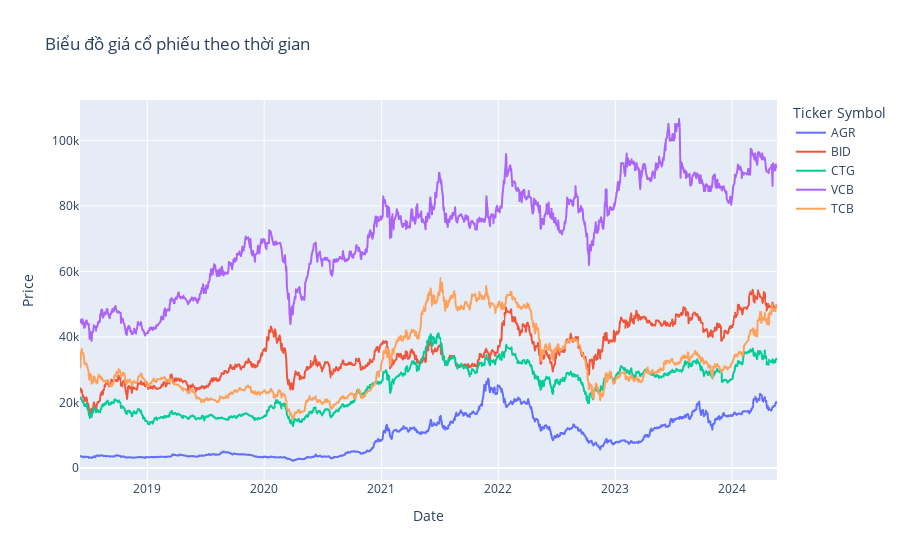

This figure's notebook cell:
### Markdown cell above
#### Biến động giá cổ phiếu theo thời gian

### Code cell
# Biểu đồ giá cổ phiếu theo thời gian
fig = px.line(data, x='Date', y='Price', color='Ticker Symbol', title='Biểu đồ giá cổ phiếu theo thời gian')
fig.show()

### Figure 1 — Plotly figure (JSON) as saved in the notebook; plotly's stock layout.template omitted (floating-point values rounded to 4 significant figures; data arrays with more than 128 entries replaced by an {"elided": "..."} marker saying what was removed)
{"data": [{"hovertemplate": "Ticker Symbol=AGR<br>Date=%{x}<br>Price=%{y}<extra></extra>", "legendgroup": "AGR", "line": {"color": "#636efa", "dash": "solid"}, "marker": {"symbol": "circle"}, "mode": "lines", "name": "AGR", "showlegend": true, "type": "scattergl", "x": {"elided": "1489 str values"}, "xaxis": "x", "y": {"elided": "1489 float values"}, "yaxis": "y"}, {"hovertemplate": "Ticker Symbol=BID<br>Date=%{x}<br>Price=%{y}<extra></extra>", "legendgroup": "BID", "line": {"color": "#EF553B", "dash": "solid"}, "marker": {"symbol": "circle"}, "mode": "lines", "name": "BID", "showlegend": true, "type": "scattergl", "x": {"elided": "1489 str values"}, "xaxis": "x", "y": {"elided": "1489 float values"}, "yaxis": "y"}, {"hovertemplate": "Ticker Symbol=CTG<br>Date=%{x}<br>Price=%{y}<extra></extra>", "legendgroup": "CTG", "line": {"color": "#00cc96", "dash": "solid"}, "marker": {"symbol": "circle"}, "mode": "lines", "name": "CTG", "showlegend": true, "type": "scattergl", "x": {"elided": "1489 str values"}, "xaxis": "x", "y": {"elided": "1489 float values"}, "yaxis": "y"}, {"hovertemplate": "Ticker Symbol=VCB<br>Date=%{x}<br>Price=%{y}<extra></extra>", "legendgroup": "VCB", "line": {"color": "#ab63fa", "dash": "solid"}, "marker": {"symbol": "circle"}, "mode": "lines", "name": "VCB", "showlegend": true, "type": "scattergl", "x": {"elided": "1489 str values"}, "xaxis": "x", "y": {"elided": "1489 int values"}, "yaxis": "y"}, {"hovertemplate": "Ticker Symbol=TCB<br>Date=%{x}<br>Price=%{y}<extra></extra>", "legendgroup": "TCB", "line": {"color": "#FFA15A", "dash": "solid"}, "marker": {"symbol": "circle"}, "mode": "lines", "name": "TCB", "showlegend": true, "type": "scattergl", "x": {"elided": "1489 str values"}, "xaxis": "x", "y": {"elided": "1489 int values"}, "yaxis": "y"}], "layout": {"legend": {"title": {"text": "Ticker Symbol"}, "tracegroupgap": 0}, "title": {"text": "Biểu đồ giá cổ phiếu theo thời gian"}, "xaxis": {"anchor": "y", "domain": [0, 1], "title": {"text": "Date"}}, "yaxis": {"anchor": "x", "domain": [0, 1], "title": {"text": "Price"}}}}
